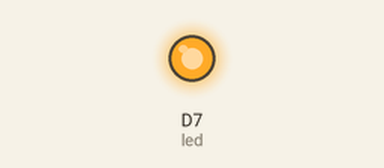
Simulated run of this sketch. Board: ESP8266 (NodeMCU). Shown: output pins drawn as LEDs (lit = HIGH).

Above: at 0.35 s.
At 8.6 s:
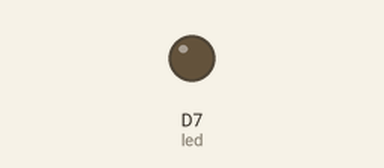
Timing chart, 0 to 13.5 s (numbered marks = the images above):
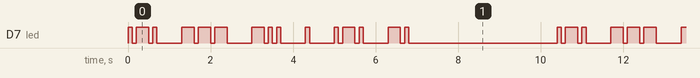

The sketch:

MorseCode.ino
```cpp
int led = D7;
int BASESPEED = 100;

char MORSECODE_CHAR [] = {'A','B','C','D','E','F',
                        'G','H','I','J','K','M',
                        'N','O','P','Q','R','S',
                        'T','U','V','W','X','Y','Z',
                        '1','2','3','4','5','6','7','8','9','0'};
String MORSECODE_SIGNAL [] = {"01","1000","1010","100","0","0010",
                            "110","0000","00","0111","101","0100",
                            "10","111","0110","1101","010","000",
                            "1","001","0001","100","1001","1011","1100",
                            "01111","00111","00011","00001","00000","10000","11000","11100","11110","11111"};

String testWord = "Rowern";

void setup() {
    pinMode(led,OUTPUT);
    digitalWrite(led,LOW);

}

void loop() {

    morseCodeSend(testWord);
    delay(3000);
}

void morseCodeSend(String message) {
    for (int i = 0; i < message.length(); i++) {
        morseCodeBlink(toupper(message[i]));
    }
}

void morseCodeBlink(char character) {
    String signal = "";

    for (int i = 0; i < sizeof(MORSECODE_CHAR); i++) {
        if (MORSECODE_CHAR[i] == character) {
            signal = MORSECODE_SIGNAL[i];
        }
    }

    for (int i = 0; i < signal.length(); i++) {
        switch (signal[i]) {
            case '0': ledDot();
                    break;
            case '1': ledDash();
                    break;
        }
    }
    delay(BASESPEED * 5);
}

void ledDot() {
    digitalWrite(led,HIGH);

    delay(BASESPEED);

    digitalWrite(led,LOW);

    delay(BASESPEED);
}

void ledDash() {
    digitalWrite(led,HIGH);

    delay(BASESPEED * 3);

    digitalWrite(led,LOW);

    delay(BASESPEED);
}
```

Measured:
- by itself, D7 (led): moves between LOW and HIGH, repeating every 10.4 s
- by itself, everything shown: repeats every 20.8 s, in 36 steps
